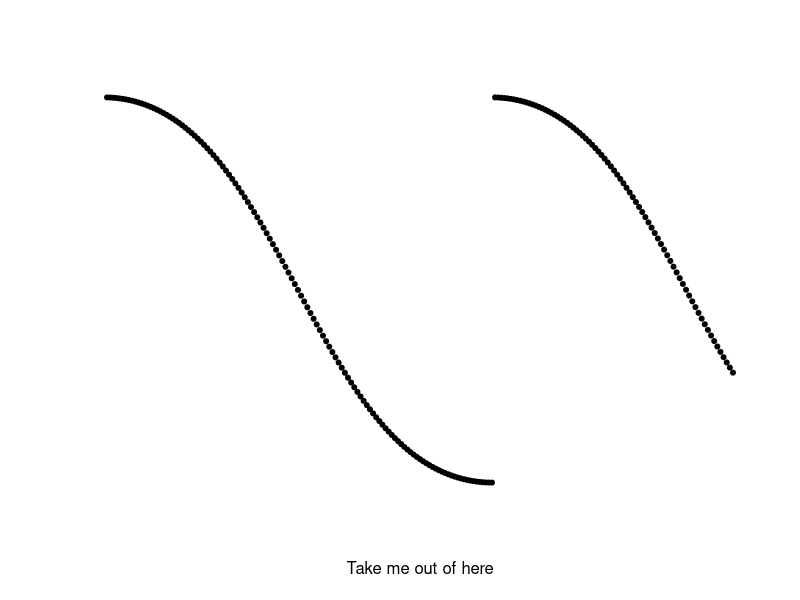
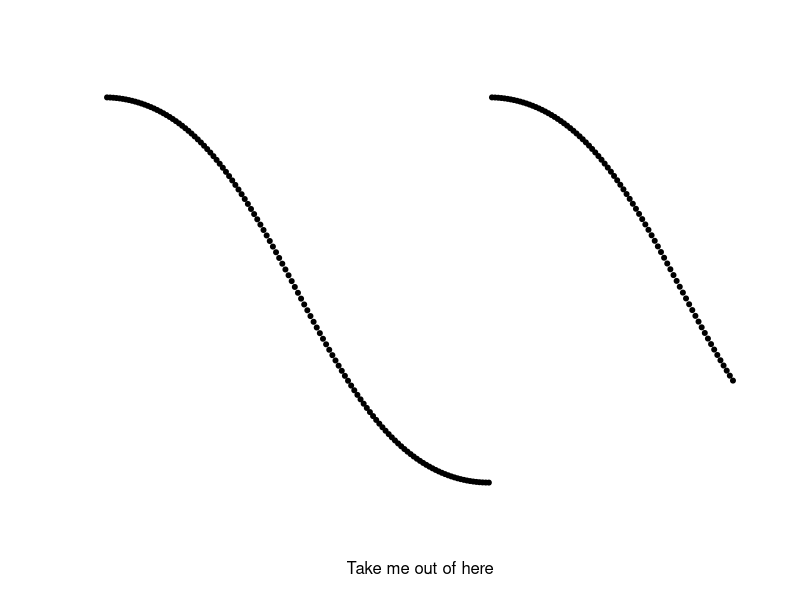
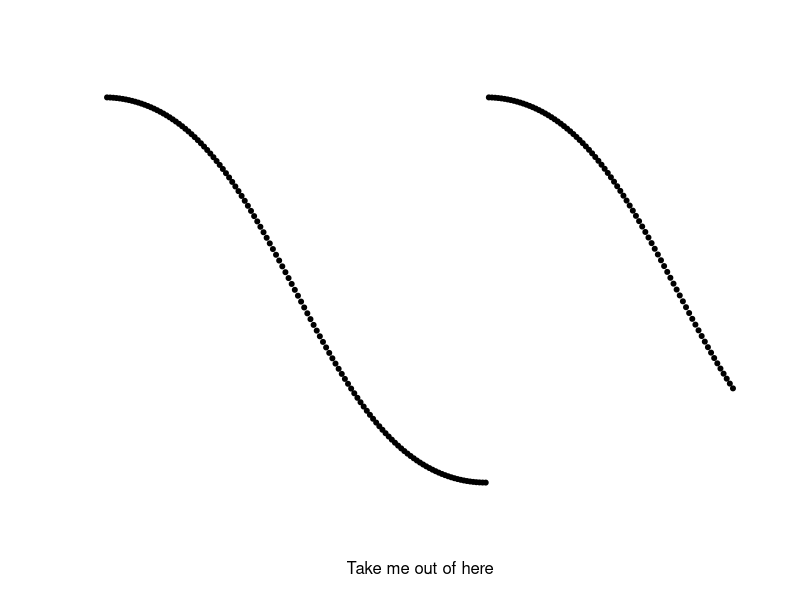
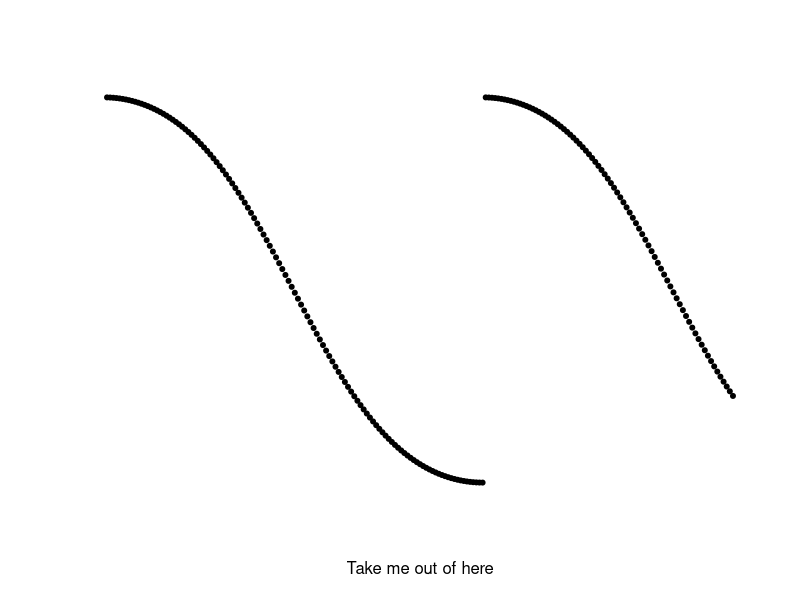
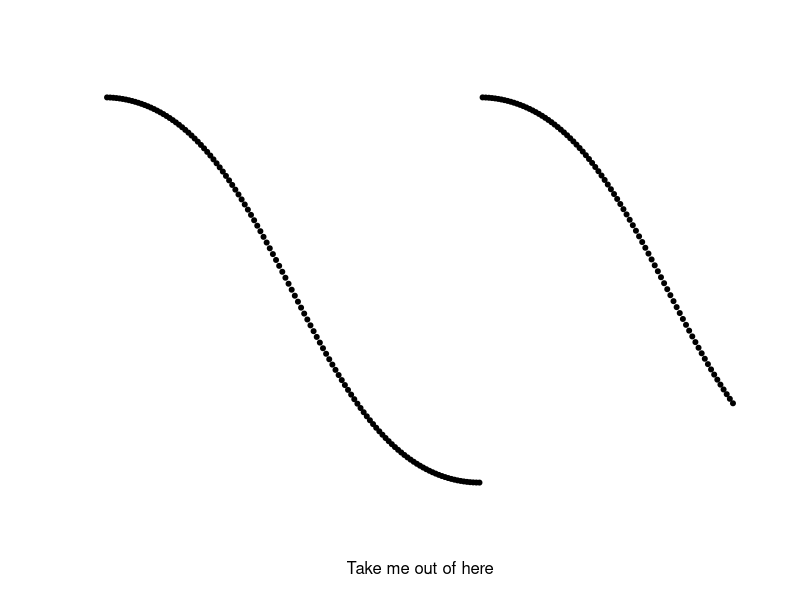
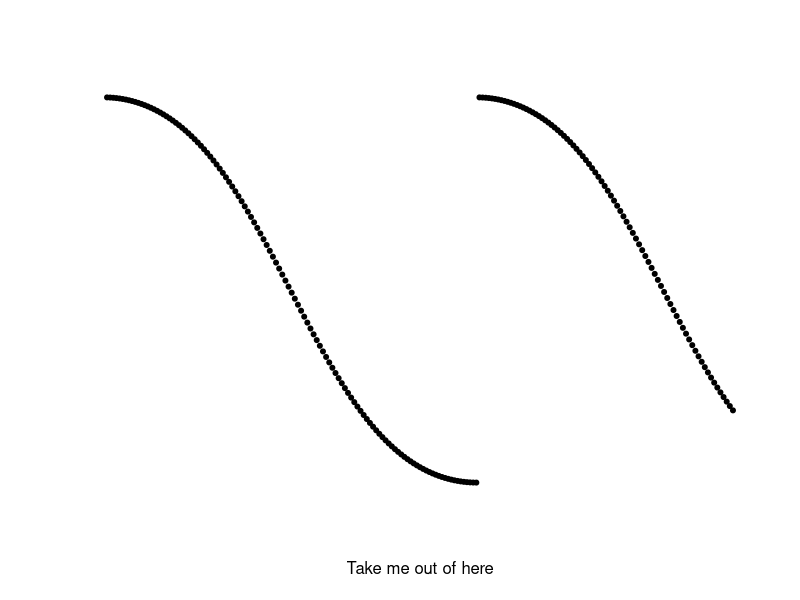
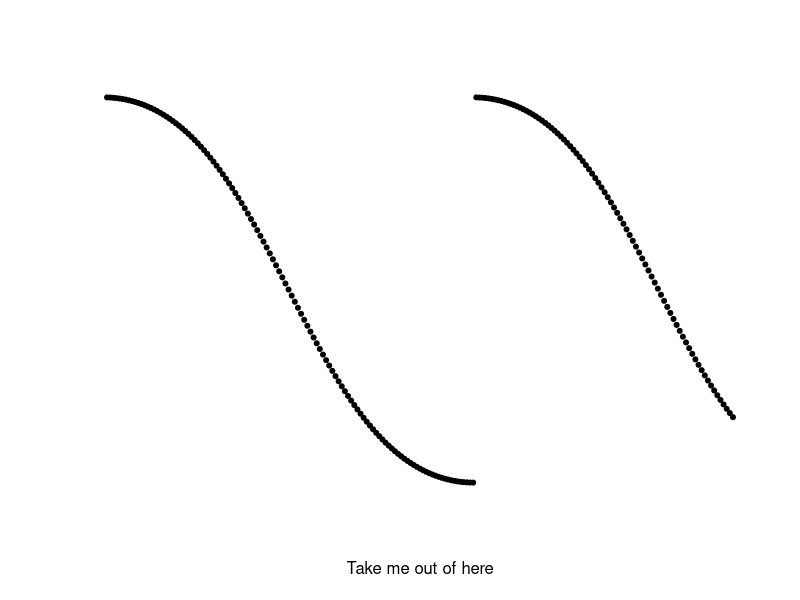
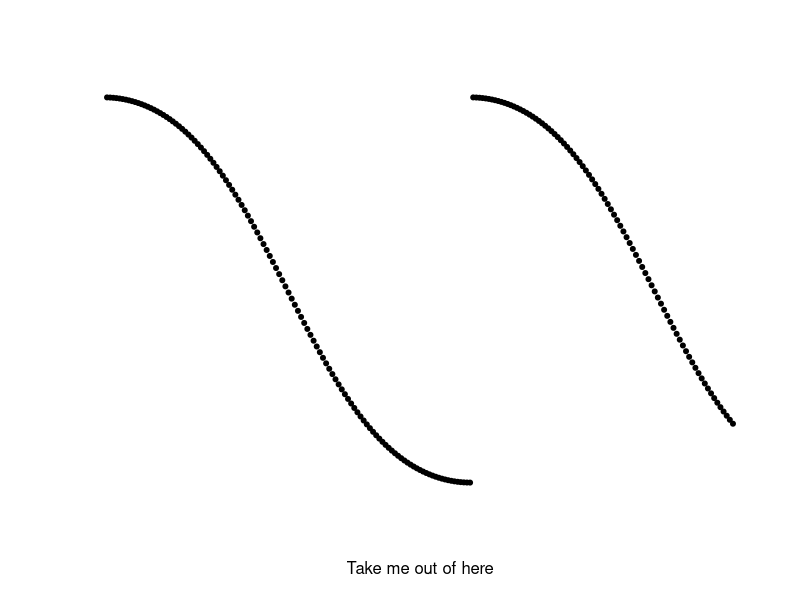

These figures' R source, in order:
transitionPlot <- function(seq) {
    count <- 101
    for(n in seq) {
        x <- 1:201 / n
#         y <- sin(x)
#         y <- sin(log(log(x)/n))^2/sqrt(cos(x/3))
#         y <- (sin(x)^2)/sqrt(cos(log(x)/4))
        y <- sin(2*x)/sqrt(sin(sin(x))^2)
#         y <- log(sin(2*x * (1/x))/sqrt(sin(sin(x))^2))
#         y <- log(sin(2*x * (1/n))/sqrt(sin(sin(x))^2))
        
        data <- data.frame(x, y)
#         png()
        plot(data,
             pch=20,
             axes=FALSE,
             frame.plot=FALSE,
             xlab="Take me out of here",
             ylab="")
#         dev.off()
        Sys.sleep(1/12)
    }
}

tau <- 2 * pi
seq <- seq(-tau, tau, length.out=501)
seq <- seq ^ 2
seq <- seq[seq != 0]
print(seq)
transitionPlot(seq)
